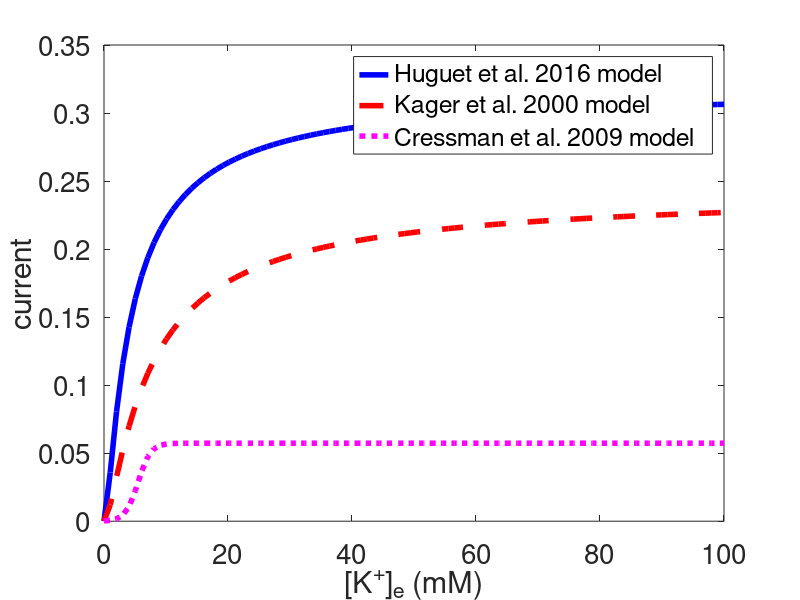
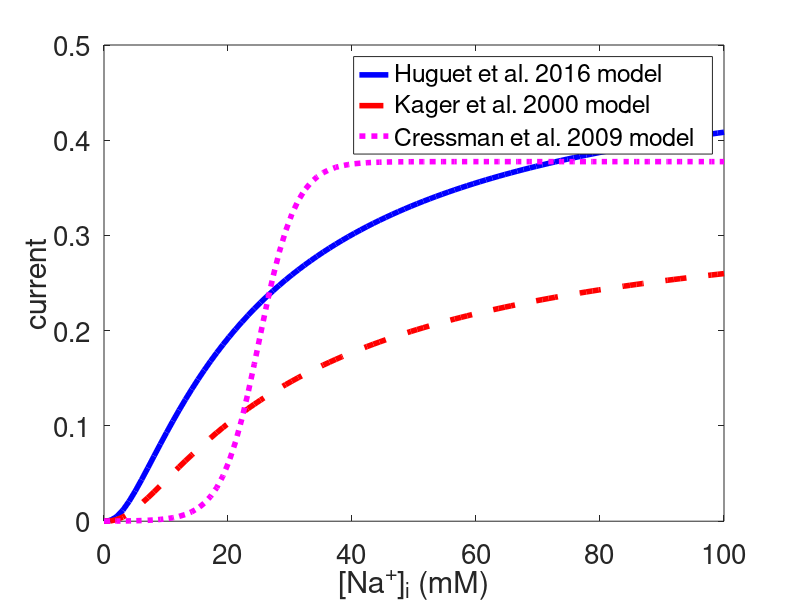
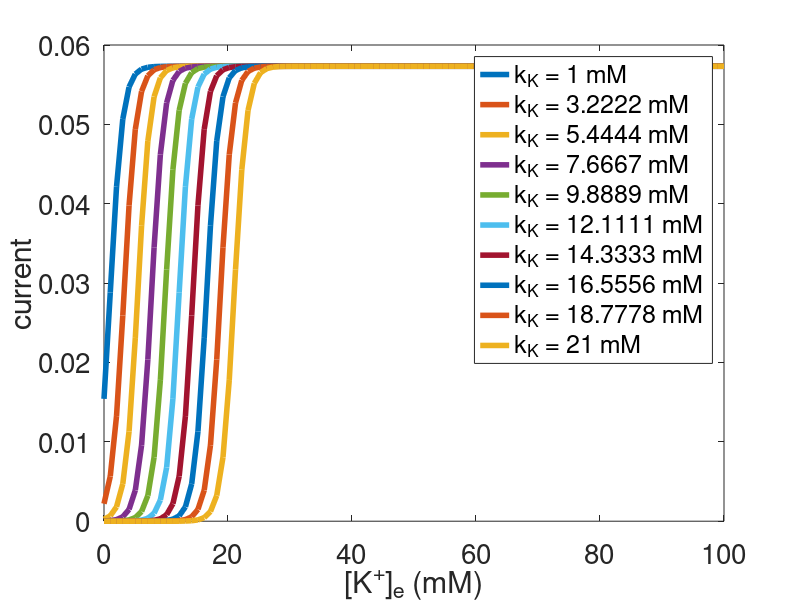
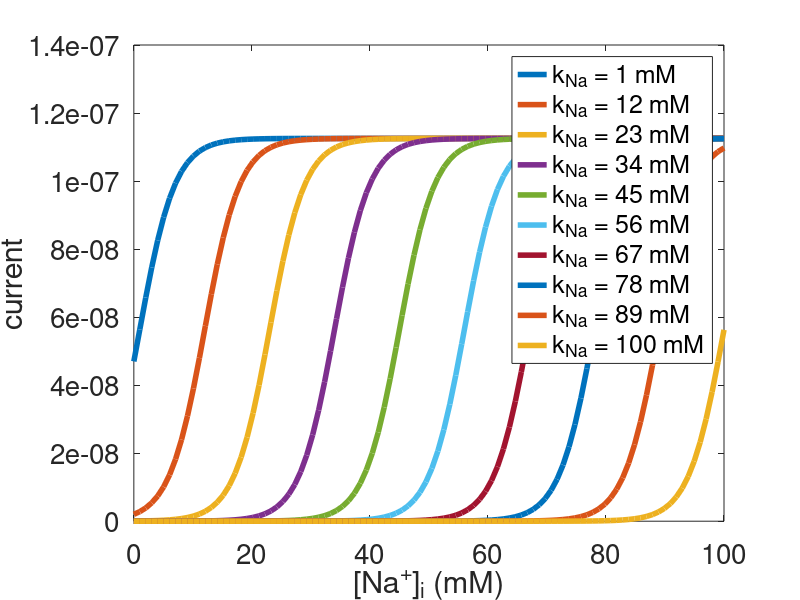

The MATLAB source for these figures, in order:
%NKA models

%Huguet et al. 2016
p=1;
kK = 2; %mM, half activation [K+]e concentration for the astrocytic NKA
kNa = 7.7; %mM, half activation [Na+]i concentration for the astrocytic NKA
I_NKA_huguet = @(K_out, Na_in) p.*(K_out./(kK + K_out)).^2.*(Na_in./(kNa + Na_in)).^3;

%Kager et al. 2000
kK = 3.5; %mM, half activation [K+]e concentration for the astrocytic NKA
kNa = 10; %mM, half activation [Na+]i concentration for the astrocytic NKA
I_NKA_kager = @(K_out, Na_in) (K_out./(kK + K_out)).^2.*(Na_in./(kNa + Na_in)).^3;


%Cressman et al. 2009
kNa = 25.0;
kK  = 5.5;
I_NKA_cressman = @(K_out, Na_in) p.*(1+exp((kNa-Na_in)/3)).^(-1)...
                        .*(1+exp(kK-K_out)).^(-1);

%constants
F = 96485; %C/mol, Faraday's constant
R = 8.31; %J/mol K, ideal gas constant
T = 298.15; %K, absolute temperature (25 C in Kirischuk et al. 2012)

%cellular concentrations - Kirischuk et al. 2012
%resting concentrations
Na_in = 16.6; %mM
Ca_in = 73*1e-6; %mM
Na_out = 140; %mM
Ca_out = 2; %mM
K_out = 5;%mM
K_in = 140;%mM

K_outs = linspace(0,100);
figure(1);clf
plot(K_outs,I_NKA_huguet(K_outs,Na_in),'b-','LineWidth',4); hold on;
plot(K_outs,I_NKA_kager(K_outs,Na_in),'r--','LineWidth',4);
plot(K_outs,I_NKA_cressman(K_outs,Na_in),'m:','LineWidth',4); 
% line([-150,100],[0,0],'LineStyle','--', 'Color', 'k','HandleVisibility','off');
% line([0,0],[-2,2],'LineStyle','--', 'Color', 'k','HandleVisibility','off');
xlabel('[K^+]_e (mM)'); ylabel('current');set(gca,'FontSize',20);
legend('Huguet et al. 2016 model', 'Kager et al. 2000 model', 'Cressman et al. 2009 model');

Na_ins = linspace(0,100);
figure(2);clf
plot(Na_ins,I_NKA_huguet(K_out,Na_ins),'b-','LineWidth',4); hold on
plot(Na_ins,I_NKA_kager(K_out,Na_ins),'r--','LineWidth',4);
plot(Na_ins,I_NKA_cressman(K_out,Na_ins),'m:','LineWidth',4);
xlabel('[Na^+]_i (mM)'); ylabel('current');set(gca,'FontSize',20);
legend('Huguet et al. 2016 model', 'Kager et al. 2000 model', 'Cressman et al. 2009 model');


%vary kK
K_outs = linspace(0,100);
figure(3);clf
kKs = linspace(1,21,10);
lbls = {};
for jj=1:10
    kK = kKs(jj);
%     I_NKA = @(K_out, Na_in) p.*(K_out./(kK + K_out)).^2.*(Na_in./(kNa + Na_in)).^3;
    I_NKA = @(K_out, Na_in) p.*(1+exp((kNa-Na_in)/3)).^(-1)...
                        .*(1+exp(kK-K_out)).^(-1);
    plot(K_outs, I_NKA(K_outs,Na_in),'LineWidth',4); hold on;
    lbls{jj} = ['k_K = ' num2str(kK) ' mM'];
end
xlabel('[K^+]_e (mM)'); ylabel('current');set(gca,'FontSize',20);
legend(lbls);


%vary kNa
Na_ins = linspace(0,100);
figure(4);clf
kNas = linspace(1,100,10);
for jj=1:10
    kNa = kNas(jj);
    I_NKA = @(K_out, Na_in) p.*(1+exp((kNa-Na_in)/3)).^(-1)...
                        .*(1+exp(kK-K_out)).^(-1);
    plot(Na_ins, I_NKA(K_out,Na_ins),'LineWidth',4); hold on;
    lbls2{jj} = ['k_{Na} = ' num2str(kNa) ' mM'];
end
xlabel('[Na^+]_i (mM)'); ylabel('current');set(gca,'FontSize',20);
legend(lbls2);